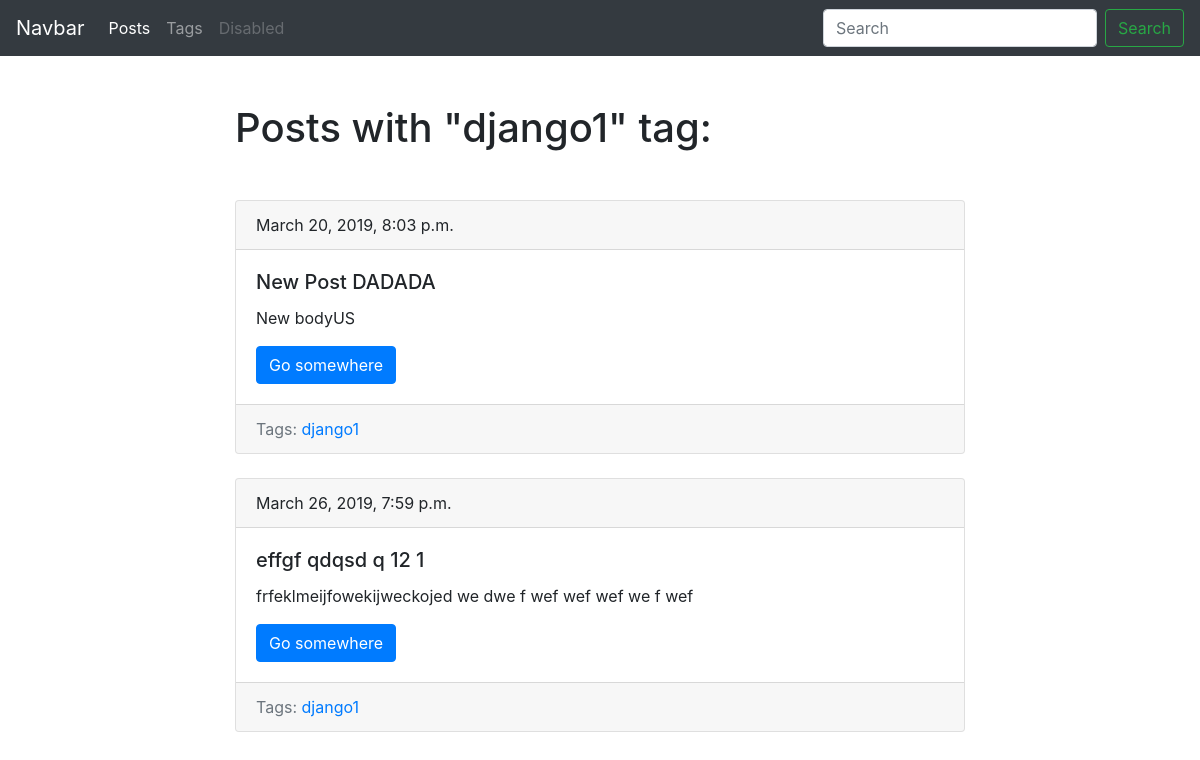
The app's page /blog/tags/django1/, older data.
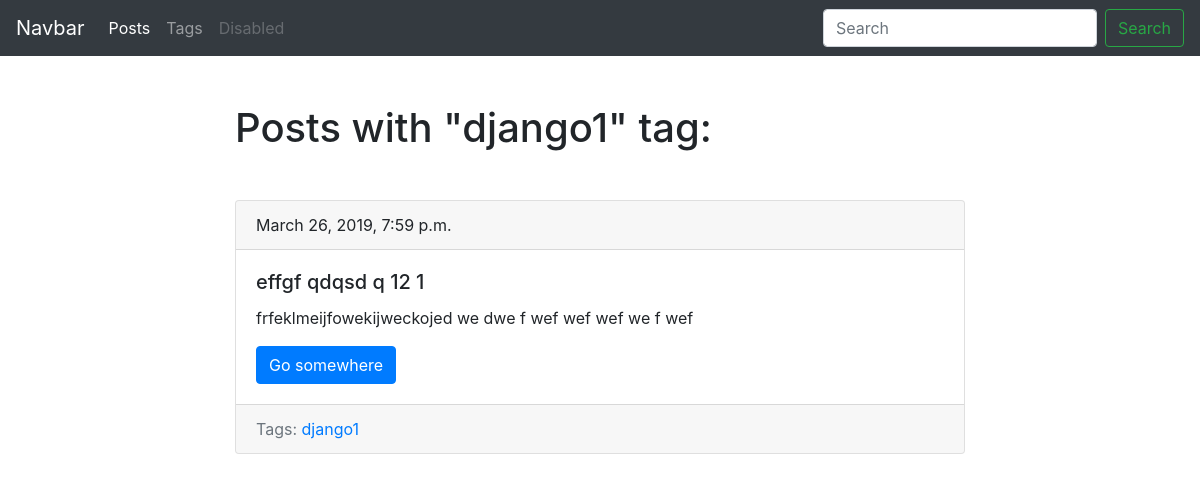
The same page, newer data.
### blog/models.py (models this page shows, shortened)
class Post(models.Model):
    title = models.CharField(max_length=150, db_index=True)
    slug = models.SlugField(max_length=150, blank=True, unique=True)
    tags = models.ManyToManyField('Tag', blank=True, related_name='posts')
    body = models.TextField(blank=True, db_index=True)
    date_pub = models.DateTimeField(auto_now_add=True)
    def get_absolute_url(self):
        return reverse('post_detail_url', kwargs={'slug': self.slug})

class Tag(models.Model):
    title = models.CharField(max_length=50)
    slug = models.SlugField(max_length=50, unique=True)
    def get_absolute_url(self):
        return reverse('tag_detail_url', kwargs={'slug': self.slug})

### blog/views.py (the view)
# urls.py: path('tags/<str:slug>/', TagDetail.as_view(), name='tag_detail_url'),
class TagDetail(ObjectDetailMixin, View):
    model = Tag
    template = 'blog/tag_detail.html'

### blog/utils.py (called while the page is built)
    def get(self, request, slug):
        obj = get_object_or_404(self.model, slug__iexact=slug)
        return render(request, self.template,
                      context={self.model.__name__.lower(): obj, 'admin_object': obj, 'detail': True})

### blog/templates/blog/tag_detail.html (shortened to what this page needs)
{% extends 'blog/base_blog.html' %}
{% block content %}
    <h1 class="mb-5">Posts with "{{ tag.title }}" tag:</h1>
    {% for post in tag.posts.all %}
        {% include 'blog/includes/post_card_template.html' %}
    {% endfor %}
{% endblock %}

### blog/templates/blog/includes/post_card_template.html
<div class="card mb-4">
    <div class="card-header">
        {{ post.date_pub }}
    </div>
    <div class="card-body">
        <h5 class="card-title">{{ post.title }}</h5>
        <p class="card-text">{{ post.body }}</p>
        <a href="{{ post.get_absolute_url }}" class="btn btn-primary">Go somewhere</a>
    </div>
    <div class="card-footer text-muted">
        Tags:
        {% for tag in post.tags.all %}
            <a href="{{ tag.get_absolute_url }}">{{ tag.title }}</a>
        {% endfor %}
    </div>
</div>

Row changes from the older to the newer data that the page shows:
removed Post: date_pub "March 20, 2019, 8:03 p.m.", title "New Post DADADA", body "New bodyUS", Tag (title "django1")
